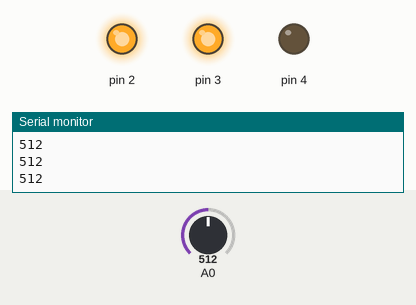
Recording of a sketch running on a simulated Arduino Uno, built with avr-gcc and run on an emulated ATmega328P. Shown: output pins drawn as LEDs (lit = HIGH), the last lines printed to the serial monitor. Dashed ring = blinking. The inputs (shaded band) are chosen by the test bench; at power-on: A0 = 512.

Above: at 1.2 s.
1.3 s: A0 set to 342
2.8 s: A0 set to 317
At 4.0 s:
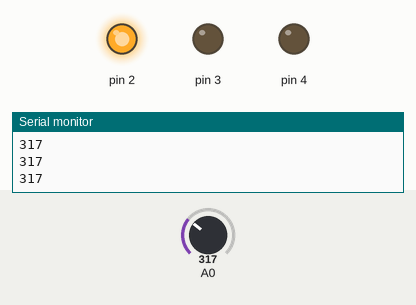
4.3 s: A0 set to 184
5.8 s: A0 set to 152
At 5.97 s:
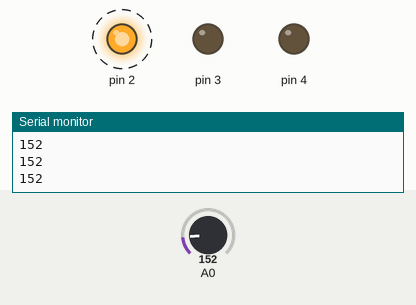
8.8 s: A0 set to 674
At 9.9 s:
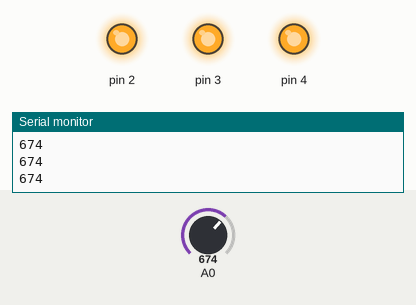
10.3 s: A0 set to 650
At 11.4 s:
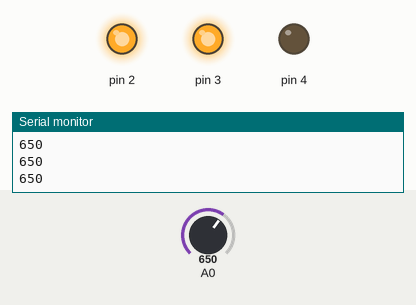
Timing chart, 0 to 12.8 s (numbered marks = the images above; inputs shaded):
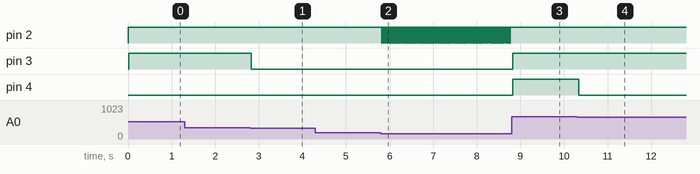

The sketch:

luzes_controladas.ino
```cpp
void setup()
{
  pinMode(A0, INPUT);
  Serial.begin(9600);

  pinMode(2, OUTPUT);
  pinMode(3, OUTPUT);
  pinMode(4, OUTPUT);
}

void loop()
{
  Serial.println(analogRead(A0));

  if (analogRead(A0) >= 166) {
    digitalWrite(2, HIGH);
  } else {
    digitalWrite(2, LOW);
  }
  delay(10); // Delay a little bit to improve simulation performance


  if (analogRead(A0) > 10) {
    digitalWrite(2, HIGH);
  } else {
    digitalWrite(2, LOW);
  }
  delay(10); // Delay a little bit to improve simulation performance


  if (analogRead(A0) >= 332) {
    digitalWrite(3, HIGH);
  } else {
    digitalWrite(3, LOW);
  }
  delay(10); // Delay a little bit to improve simulation performance


  if (analogRead(A0) >= 664) {
    digitalWrite(4, HIGH);
  } else {
    digitalWrite(4, LOW);
  }
  delay(10); // Delay a little bit to improve simulation performance

}
```

Measured:
- the behaviour switches between 332 and 331 on A0 (found by bisection; images 0 and 1)
- the behaviour switches between 166 and 165 on A0 (found by bisection; images 1 and 2)
- the behaviour switches between 664 and 663 on A0 (found by bisection; images 3 and 4)
- after the input at 2.8 s, pin 3: HIGH → LOW at once
- after the input at 5.8 s, pin 2: alternates HIGH for 0.03 s and LOW for 0.01 s, starting at once
- after the input at 8.8 s, pin 2: stops changing and stays HIGH; pin 3, pin 4: LOW → HIGH at once
- after the input at 10.3 s, pin 4: HIGH → LOW at once
